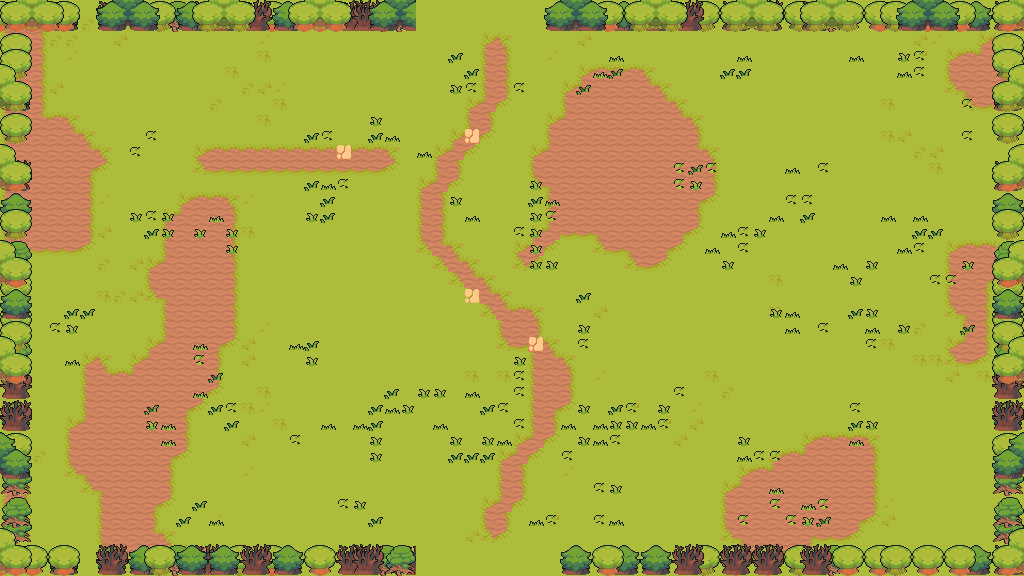

This is a level from a 2D game, rendered from its Tiled map with the project's own tilesets. A one-line summary and the map file follow, with tile-layer data summarised:
An orthogonal 64x36 tile map with 16x16 px tiles, 7 tile layers (floor, ground, path, decor, ...), 8 tilesets and 35 objects (18x prop, 8x spawn, 6x obstacle, 2x door, playerStart).

<map version="1.10" tiledversion="1.11.0" orientation="orthogonal" renderorder="right-down" width="64" height="36" tilewidth="16" tileheight="16" infinite="0" nextlayerid="9" nextobjectid="36">
 <properties>
    <property name="chapter" type="int" value="3" />
    <property name="room" type="int" value="8" />
    <property name="isBossRoom" type="bool" value="false" />
 </properties>
 <tileset firstgid="1" source="ground.tsx" />
 <tileset firstgid="241" source="village.tsx" />
 <tileset firstgid="481" source="house.tsx" />
 <tileset firstgid="1240" source="towers.tsx" />
 <tileset firstgid="1384" source="hole.tsx" />
 <tileset firstgid="1439" source="floordetail.tsx" />
 <tileset firstgid="1519" source="tilefloor.tsx" />
 <tileset firstgid="2091" source="nature.tsx" />
 <layer id="1" name="floor" width="64" height="36">
  <data>[2304 cells, 2304 non-empty, 5 distinct tile ids]</data>
 </layer>
 <layer id="2" name="ground" width="64" height="36">
  <data>[2304 cells, 476 non-empty, 13 distinct tile ids]</data>
 </layer>
 <layer id="3" name="path" width="64" height="36">
  <data>[2304 cells, 110 non-empty, 12 distinct tile ids]</data>
 </layer>
 <layer id="4" name="decor" width="64" height="36">
  <data>[2304 cells, 188 non-empty, 5 distinct tile ids]</data>
 </layer>
 <layer id="5" name="border-back" width="64" height="36">
  <data>[2304 cells, 296 non-empty, 28 distinct tile ids]</data>
 </layer>
 <layer id="6" name="border-mid" width="64" height="36">
  <data>[2304 cells, 284 non-empty, 28 distinct tile ids]</data>
 </layer>
 <layer id="7" name="border-front" width="64" height="36">
  <data>[2304 cells, 154 non-empty, 56 distinct tile ids]</data>
 </layer>
 <objectgroup id="8" name="objects">
  <object id="1" name="playerStart" x="480" y="352"><point /></object>
  <object id="2" name="spawn" x="336" y="384">
   <properties>
    <property name="role" value="chaser" />
    <property name="wave" type="int" value="1" />
    <property name="elite" type="bool" value="false" />
   </properties>
  <point /></object>
  <object id="3" name="spawn" x="576" y="200">
   <properties>
    <property name="role" value="caster" />
    <property name="wave" type="int" value="1" />
    <property name="elite" type="bool" value="false" />
   </properties>
  <point /></object>
  <object id="4" name="spawn" x="608" y="312">
   <properties>
    <property name="role" value="tank" />
    <property name="wave" type="int" value="2" />
    <property name="elite" type="bool" value="false" />
   </properties>
  <point /></object>
  <object id="5" name="spawn" x="592" y="360">
   <properties>
    <property name="role" value="chaser" />
    <property name="wave" type="int" value="2" />
    <property name="elite" type="bool" value="false" />
   </properties>
  <point /></object>
  <object id="6" name="spawn" x="336" y="440">
   <properties>
    <property name="role" value="caster" />
    <property name="wave" type="int" value="3" />
    <property name="elite" type="bool" value="false" />
   </properties>
  <point /></object>
  <object id="7" name="spawn" x="584" y="248">
   <properties>
    <property name="role" value="tank" />
    <property name="wave" type="int" value="3" />
    <property name="elite" type="bool" value="false" />
   </properties>
  <point /></object>
  <object id="8" name="spawn" x="440" y="232">
   <properties>
    <property name="role" value="chaser" />
    <property name="wave" type="int" value="3" />
    <property name="elite" type="bool" value="false" />
   </properties>
  <point /></object>
  <object id="9" name="spawn" x="632" y="344">
   <properties>
    <property name="role" value="tank" />
    <property name="wave" type="int" value="3" />
    <property name="elite" type="bool" value="false" />
   </properties>
  <point /></object>
  <object id="10" name="door" x="480" y="568"><point /></object>
  <object id="11" name="door" x="488" y="8"><point /></object>
  <object id="12" name="obstacle" x="0" y="544" width="416" height="32">
   <properties>
    <property name="kind" value="edge" />
   </properties>
  </object>
  <object id="13" name="obstacle" x="544" y="544" width="480" height="32">
   <properties>
    <property name="kind" value="edge" />
   </properties>
  </object>
  <object id="14" name="obstacle" x="0" y="0" width="416" height="32">
   <properties>
    <property name="kind" value="edge" />
   </properties>
  </object>
  <object id="15" name="obstacle" x="544" y="0" width="480" height="32">
   <properties>
    <property name="kind" value="edge" />
   </properties>
  </object>
  <object id="16" name="obstacle" x="0" y="32" width="32" height="512">
   <properties>
    <property name="kind" value="edge" />
   </properties>
  </object>
  <object id="17" name="obstacle" x="992" y="32" width="32" height="512">
   <properties>
    <property name="kind" value="edge" />
   </properties>
  </object>
  <object id="18" name="prop" x="192" y="80" width="48" height="48">
   <properties>
    <property name="key" value="house-mossy" />
   </properties>
  </object>
  <object id="19" name="prop" x="272" y="64" width="64" height="48">
   <properties>
    <property name="key" value="house-ruined" />
   </properties>
  </object>
  <object id="20" name="prop" x="192" y="176" width="32" height="16">
   <properties>
    <property name="key" value="low-broken-wall" />
   </properties>
  </object>
  <object id="21" name="prop" x="240" y="176" width="48" height="32">
   <properties>
    <property name="key" value="palisade-ruined" />
   </properties>
  </object>
  <object id="22" name="prop" x="128" y="80" width="32" height="32">
   <properties>
    <property name="key" value="frog-statue" />
   </properties>
  </object>
  <object id="23" name="prop" x="368" y="48" width="48" height="32">
   <properties>
    <property name="key" value="palisade-ruined" />
   </properties>
  </object>
  <object id="24" name="prop" x="176" y="80" width="16" height="16">
   <properties>
    <property name="key" value="bush-dark" />
   </properties>
  </object>
  <object id="25" name="prop" x="256" y="48" width="16" height="16">
   <properties>
    <property name="key" value="grass-tall" />
   </properties>
  </object>
  <object id="26" name="prop" x="208" y="64" width="16" height="16">
   <properties>
    <property name="key" value="grass-tall" />
   </properties>
  </object>
  <object id="27" name="prop" x="847" y="196" width="16" height="42">
   <properties>
    <property name="key" value="pillar-broken" />
   </properties>
  </object>
  <object id="28" name="prop" x="976" y="160" width="16" height="16">
   <properties>
    <property name="key" value="bush-green" />
   </properties>
  </object>
  <object id="29" name="prop" x="688" y="208" width="16" height="16">
   <properties>
    <property name="key" value="bush-dark" />
   </properties>
  </object>
  <object id="30" name="prop" x="159" y="358" width="16" height="22">
   <properties>
    <property name="key" value="barrel-mossy" />
   </properties>
  </object>
  <object id="31" name="prop" x="64" y="400" width="16" height="16">
   <properties>
    <property name="key" value="grass-tall" />
   </properties>
  </object>
  <object id="32" name="prop" x="64" y="416" width="16" height="16">
   <properties>
    <property name="key" value="bush-green" />
   </properties>
  </object>
  <object id="33" name="prop" x="800" y="458" width="32" height="16">
   <properties>
    <property name="key" value="low-broken-wall" />
   </properties>
  </object>
  <object id="34" name="prop" x="736" y="320" width="16" height="16">
   <properties>
    <property name="key" value="bush-light" />
   </properties>
  </object>
  <object id="35" name="prop" x="832" y="352" width="16" height="16">
   <properties>
    <property name="key" value="bush-green" />
   </properties>
  </object>
 </objectgroup>
</map>
